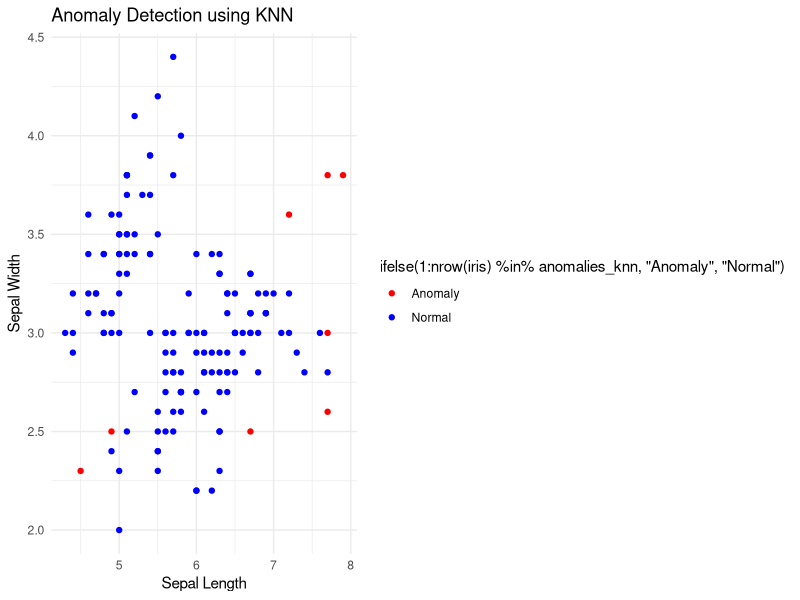
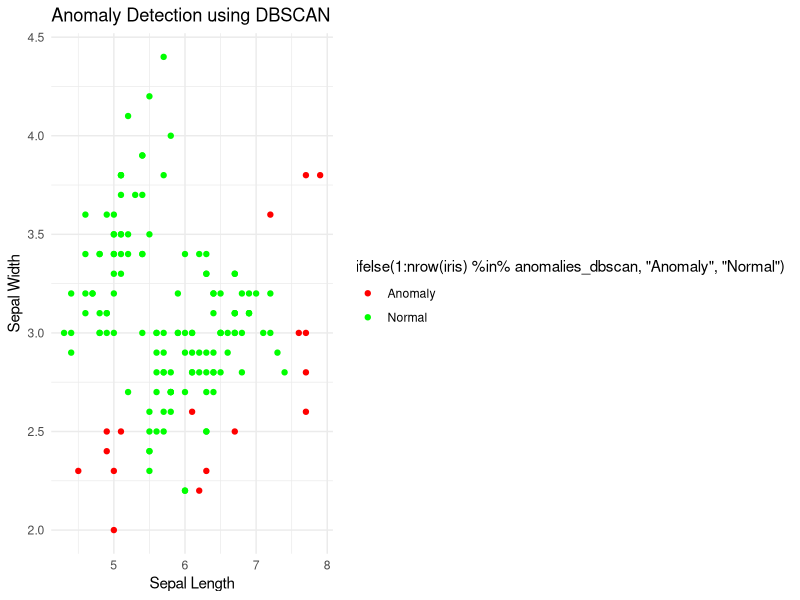

These charts were generated, in order, by the following R code:
# Install required packages
install.packages("FNN")      # For KNN
install.packages("dbscan")   # For DBSCAN
install.packages("ggplot2")  # For visualization

# Load the libraries
library(FNN)
library(dbscan)
library(ggplot2)

# Load a sample dataset (Iris dataset)
data(iris)

# Preview the data
head(iris)


# KNN Anomaly Detection
knn_distances <- knn.dist(iris[, -5], k = 3)  # Calculate distances using 3 neighbors

# Calculate the average distance for each point
average_distance <- rowMeans(knn_distances)

# Set a threshold to define anomalies (e.g., points with a distance greater than a certain value)
threshold_knn <- quantile(average_distance, 0.95)  # 95th percentile

# Mark the anomalies
anomalies_knn <- which(average_distance > threshold_knn)

# Visualize the anomalies (setosa points are normal, while anomalies will be colored differently)
ggplot(iris, aes(x = Sepal.Length, y = Sepal.Width)) +
  geom_point(aes(color = ifelse(1:nrow(iris) %in% anomalies_knn, "Anomaly", "Normal"))) +
  scale_color_manual(values = c("Normal" = "blue", "Anomaly" = "red")) +
  labs(title = "Anomaly Detection using KNN", x = "Sepal Length", y = "Sepal Width") +
  theme_minimal()

# DBSCAN Anomaly Detection
dbscan_model <- dbscan(iris[, -5], eps = 0.5, minPts = 5)

# The points labeled as 0 are considered anomalies (noise)
anomalies_dbscan <- which(dbscan_model$cluster == 0)

# Visualize the anomalies using DBSCAN results
ggplot(iris, aes(x = Sepal.Length, y = Sepal.Width)) +
  geom_point(aes(color = ifelse(1:nrow(iris) %in% anomalies_dbscan, "Anomaly", "Normal"))) +
  scale_color_manual(values = c("Normal" = "green", "Anomaly" = "red")) +
  labs(title = "Anomaly Detection using DBSCAN", x = "Sepal Length", y = "Sepal Width") +
  theme_minimal()
